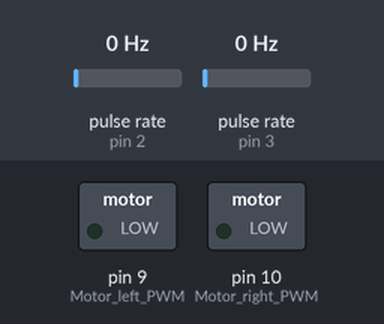
The sketch below on a simulated Arduino Uno, built with avr-gcc and run on an emulated ATmega328P. On the bench: switched loads named in the sketch (green lamp = pin HIGH). Wiring (inferred from the names in the program): 2 × pulse sensor: data pin 2 / data pin 3. The inputs (shaded band) are chosen by the test bench; at power-on: pulse rate (sensors on pin 2, pin 3) 0 Hz. What the sketch prints to the serial monitor is not drawn.

Above: at 0.1 s.
At 1.1 s:
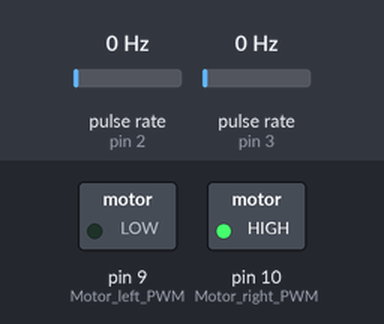
At 3.0 s:
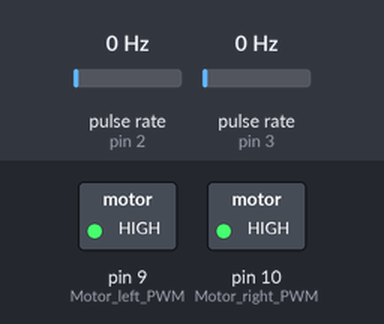
Timing chart, 0 to 4.5 s (numbered marks = the images above):
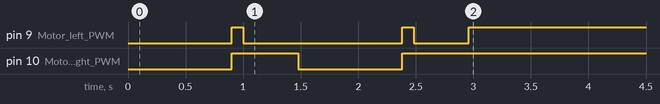

The sketch:

kalmen-try-algorithm.ino
```cpp
#include <math.h>

int Motor_right_PWM = 10; // 0 (min speed) - 255 (max speed)
int Motor_right_direction = 5; // 0 Forward - 1 Reverse
int Motor_left_PWM = 9; // 0 (min speed) - 255 (max speed)
int Motor_left_direction = 6; // 0 Forward - 1 Reverse

#define Forward 1
#define Reverse 0

int Left_encoder = 2;
int Right_encoder = 3;

int Left_forward_speed = 0;
int Right_forward_speed = 0;
int Left_reverse_speed = 255;
int Right_reverse_speed = 255;

int direction = 0;

float distance;
long int Left_counter, Right_counter;

// Kalman filter variables
float Q_angle = 0.001;
float Q_bias = 0.003;
float R_measure = 0.03;

float angle = 0;
float bias = 0;
float rate = 0;

float P[2][2] = {
  {1, 0},
  {0, 1}
};

float K[2];
float y;
float S;

void KalmanFilter(float newAngle, float newRate, float dt) {
  // Step 1: Update the state estimate using the gyro rates
  rate = newRate - bias;
  angle += dt * rate;

  // Step 2: Update the error covariance matrix
  P[0][0] += dt * (dt * P[1][1] + P[0][1] + P[1][0] + Q_angle);
  P[0][1] -= dt * P[1][1];
  P[1][0] -= dt * P[1][1];
  P[1][1] += Q_bias * dt;

  // Step 3: Calculate the Kalman gain
  S = P[0][0] + R_measure;
  K[0] = P[0][0] / S;
  K[1] = P[1][0] / S;

  // Step 4: Update the state estimate using the Kalman gain and measurement
  y = newAngle - angle;
  angle += K[0] * y;
  bias += K[1] * y;

  // Step 5: Update the error covariance matrix
  float P00_temp = P[0][0];
  float P01_temp = P[0][1];

  P[0][0] -= K[0] * P00_temp;
  P[0][1] -= K[0] * P01_temp;
  P[1][0] -= K[1] * P00_temp;
  P[1][1] -= K[1] * P01_temp;
}

void Distance_readings() {
  float leftDistance = (2 * PI * 0.15 * Left_counter) / 250.0;
  float rightDistance = (2 * PI * 0.15 * Right_counter) / 250.0;
  distance = (leftDistance + rightDistance) / 2.0;
  Serial.print("Distance traveled: \n");
  Serial.print(distance);
}

void forward() {
  analogWrite(Motor_right_PWM, Right_forward_speed); // right motor
  digitalWrite(Motor_right_direction, Forward); // right
  analogWrite(Motor_left_PWM, Left_forward_speed); // left
  digitalWrite(Motor_left_direction, Forward); // left
  delay(900);
}

void Stop() { // set speeds to 0
  analogWrite(Motor_right_PWM, 255); // right motor
  digitalWrite(Motor_right_direction, Forward);
  analogWrite(Motor_left_PWM, 255); // left
  digitalWrite(Motor_left_direction, Forward); // left
}

void left() {
  Stop();
  delay(100);
  direction--;
  if (direction < 0) {
    direction = 3;
  }
  analogWrite(Motor_right_PWM, Right_forward_speed);
  digitalWrite(Motor_right_direction, Forward);
  analogWrite(Motor_left_PWM, Left_reverse_speed); // left
  digitalWrite(Motor_left_direction, Reverse); // left
  delay(480);
}

void right() {
  Stop();
  delay(100);
  direction++;
  if (direction > 3) {
    direction = 0;
  }
  analogWrite(Motor_left_PWM, Left_forward_speed); // left
  digitalWrite(Motor_left_direction, Forward); // left
  analogWrite(Motor_right_PWM, Right_reverse_speed);
  digitalWrite(Motor_right_direction, Reverse);
  delay(480);
}

void reverse() {
  Stop();
  delay(100);
  direction = direction + 2;
  if (direction == 4) {
    direction = 0;
  } else if (direction == 5) {
    direction = 1;
  }
  analogWrite(Motor_left_PWM, Right_forward_speed);
  digitalWrite(Motor_left_direction, Forward);
  analogWrite(Motor_right_PWM, Left_reverse_speed); // left
  digitalWrite(Motor_right_direction, Reverse); // left
  delay(960);
}

void Left_int_counter() {
  Left_counter++;
}

void Right_int_counter() {
  Right_counter++;
}

void Direction_calc() {
  float leftAngle = (Left_counter * 360.0) / 250.0;
  float rightAngle = (Right_counter * 360.0) / 250.0;
  float gyroRate = (rightAngle - leftAngle) / 0.235; // Assuming a wheelbase of 0.235 m

  // Apply Kalman filter
  KalmanFilter(leftAngle, gyroRate, 0.1); // Assuming a 100 ms (0.1 s) loop time

  // Update direction based on the Kalman filtered angle
  direction = round(angle / 90.0) % 4;
}

void Direction_readings() {
  Serial.print("Direction: \n");
  Serial.print(direction);
}

void setup() {
  Serial.begin(9600);
  pinMode(Motor_left_PWM, OUTPUT);
  pinMode(Motor_right_PWM, OUTPUT);
  Left_counter = 0;
  Right_counter = 0;
  pinMode(Left_encoder, INPUT_PULLUP);
  attachInterrupt(digitalPinToInterrupt(Left_encoder), Left_int_counter, CHANGE);
  pinMode(Right_encoder, INPUT_PULLUP);
  attachInterrupt(digitalPinToInterrupt(Right_encoder), Right_int_counter, CHANGE);
  forward();
  right();
  Stop();
  forward();
  right();
  Stop();
}

void loop() {
  Distance_readings();
  Direction_calc();
  Direction_readings();
}
```
